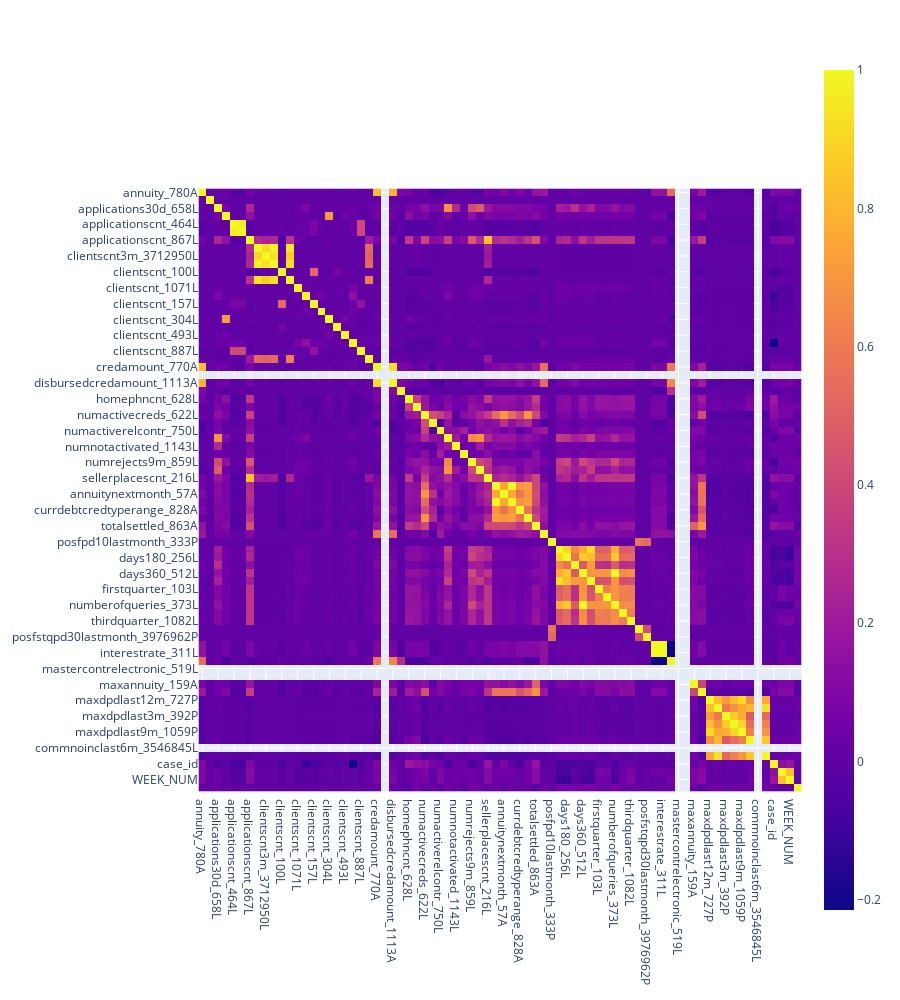

The code cell stored with this chart in its notebook:
### Code cell
numerics_75_corr = numerics_75.corr()

fig_3 = px.imshow(numerics_75_corr)

fig_3.update_layout(height=1000)
fig_3.show()

### Figure 1 — Plotly figure (JSON) as saved in the notebook; plotly's stock layout.template omitted (floating-point values rounded to 4 significant figures; data arrays with more than 128 entries replaced by an {"elided": "..."} marker saying what was removed)
{"data": [{"coloraxis": "coloraxis", "hovertemplate": "x: %{x}<br>y: %{y}<br>color: %{z}<extra></extra>", "name": "0", "type": "heatmap", "x": ["annuity_780A", "applicationcnt_361L", "applications30d_658L", "applicationscnt_1086L", "applicationscnt_464L", "applicationscnt_629L", "applicationscnt_867L", "clientscnt12m_3712952L", "clientscnt3m_3712950L", "clientscnt6m_3712949L", "clientscnt_100L", "clientscnt_1022L", "clientscnt_1071L", "clientscnt_1130L", "clientscnt_157L", "clientscnt_257L", "clientscnt_304L", "clientscnt_360L", "clientscnt_493L", "clientscnt_533L", "clientscnt_887L", "clientscnt_946L", "credamount_770A", "deferredmnthsnum_166L", "disbursedcredamount_1113A", "downpmt_116A", "homephncnt_628L", "mobilephncnt_593L", "numactivecreds_622L", "numactivecredschannel_414L", "numactiverelcontr_750L", "numcontrs3months_479L", "numnotactivated_1143L", "numpmtchanneldd_318L", "numrejects9m_859L", "sellerplacecnt_915L", "sellerplacescnt_216L", "totaldebt_9A", "annuitynextmonth_57A", "currdebt_22A", "currdebtcredtyperange_828A", "numinstls_657L", "totalsettled_863A", "pmtnum_254L", "posfpd10lastmonth_333P", "days120_123L", "days180_256L", "days30_165L", "days360_512L", "days90_310L", "firstquarter_103L", "fourthquarter_440L", "numberofqueries_373L", "secondquarter_766L", "thirdquarter_1082L", "posfpd30lastmonth_3976960P", "posfstqpd30lastmonth_3976962P", "eir_270L", "interestrate_311L", "price_1097A", "mastercontrelectronic_519L", "mastercontrexist_109L", "maxannuity_159A", "maxdebt4_972A", "maxdpdlast12m_727P", "maxdpdlast24m_143P", "maxdpdlast3m_392P", "maxdpdlast6m_474P", "maxdpdlast9m_1059P", "maxdpdtolerance_374P", "commnoinclast6m_3546845L", "maxdpdfrom6mto36m_3546853P", "case_id", "MONTH", "WEEK_NUM", "target"], "xaxis": "x", "y": ["annuity_780A", "applicationcnt_361L", "applications30d_658L", "applicationscnt_1086L", "applicationscnt_464L", "applicationscnt_629L", "applicationscnt_867L", "clientscnt12m_3712952L", "clientscnt3m_3712950L", "clientscnt6m_3712949L", "clientscnt_100L", "clientscnt_1022L", "clientscnt_1071L", "clientscnt_1130L", "clientscnt_157L", "clientscnt_257L", "clientscnt_304L", "clientscnt_360L", "clientscnt_493L", "clientscnt_533L", "clientscnt_887L", "clientscnt_946L", "credamount_770A", "deferredmnthsnum_166L", "disbursedcredamount_1113A", "downpmt_116A", "homephncnt_628L", "mobilephncnt_593L", "numactivecreds_622L", "numactivecredschannel_414L", "numactiverelcontr_750L", "numcontrs3months_479L", "numnotactivated_1143L", "numpmtchanneldd_318L", "numrejects9m_859L", "sellerplacecnt_915L", "sellerplacescnt_216L", "totaldebt_9A", "annuitynextmonth_57A", "currdebt_22A", "currdebtcredtyperange_828A", "numinstls_657L", "totalsettled_863A", "pmtnum_254L", "posfpd10lastmonth_333P", "days120_123L", "days180_256L", "days30_165L", "days360_512L", "days90_310L", "firstquarter_103L", "fourthquarter_440L", "numberofqueries_373L", "secondquarter_766L", "thirdquarter_1082L", "posfpd30lastmonth_3976960P", "posfstqpd30lastmonth_3976962P", "eir_270L", "interestrate_311L", "price_1097A", "mastercontrelectronic_519L", "mastercontrexist_109L", "maxannuity_159A", "maxdebt4_972A", "maxdpdlast12m_727P", "maxdpdlast24m_143P", "maxdpdlast3m_392P", "maxdpdlast6m_474P", "maxdpdlast9m_1059P", "maxdpdtolerance_374P", "commnoinclast6m_3546845L", "maxdpdfrom6mto36m_3546853P", "case_id", "MONTH", "WEEK_NUM", "target"], "yaxis": "y", "z": {"elided": "76x76 float values"}}], "layout": {"coloraxis": {"colorscale": [[0, "#0d0887"], [0.1111, "#46039f"], [0.2222, "#7201a8"], [0.3333, "#9c179e"], [0.4444, "#bd3786"], [0.5556, "#d8576b"], [0.6667, "#ed7953"], [0.7778, "#fb9f3a"], [0.8889, "#fdca26"], [1, "#f0f921"]]}, "height": 1000, "margin": {"t": 60}, "xaxis": {"anchor": "y", "constrain": "domain", "domain": [0, 1], "scaleanchor": "y"}, "yaxis": {"anchor": "x", "autorange": "reversed", "constrain": "domain", "domain": [0, 1]}}}
